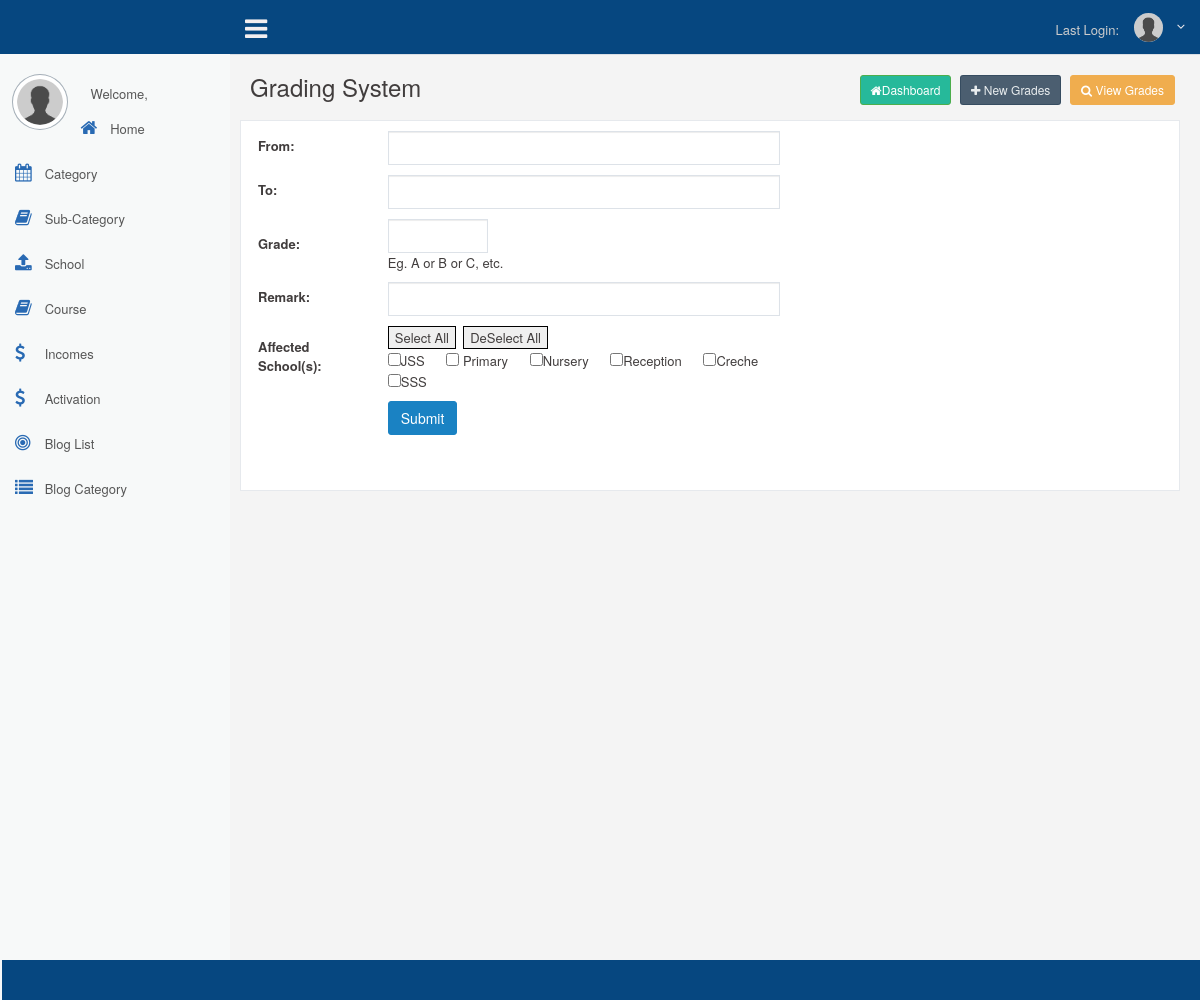
The page /grades?pg=1 (signed in) on the database its author committed.
### tables this page shows
CREATE TABLE `schools` (
  `schoolid` int(11) NOT NULL,
  `school` varchar(50) NOT NULL,
  `regformat` varchar(10) NOT NULL,
  `user` int(11) NOT NULL,
  `xdate` date NOT NULL
);

### grades.php (the view, shortened to what this page needs)
<?php require_once("includes/session.php"); ?>
<?php
	$pg = mysqli_real_escape_string($db, $_GET['pg']);
?>
<?php
	include("header.php");
?>
            <div class="right_col" role="main">
                <div class="">
                    <div class="page-title">
                        <div class="title_left">
                            <h3>Grading System</h3>
                        </div>
                        <div class="title_right">
                            <div class="col-md-12 col-sm-12 col-xs-12 form-group pull-right top_search">
                            	 <a href="dashboard" class="btn btn-sm btn-success"><i class="fa fa-home"></i>Dashboard</a>
                                  <a href="grades?pg=1" class="btn btn-sm btn-dark"><i class="fa fa-plus"></i> New Grades</a>
                                 <a href="grades" class="btn btn-sm btn-warning"><i class="fa fa-search"></i> View Grades</a>
                            </div>
                        </div>
                    </div>
                    <div class="clearfix"></div>
                    <div class="row">
                        <div class="col-md-12 col-sm-12 col-xs-12">
                            <div class="x_panel" >
                              <?php
								if ($pg == 1)
									{
							?> 			 <form method="post" action="?pg=8" name="frmReg" onSubmit="return loginCheck2()" enctype="multipart/form-data">
									<table class="form">
										 <tr>
											<td>
												<label>From:</label>
											</td>
											<td>
												<input type="text" class="form-control" name="sn"/>
											</td>
										</tr>
										<tr>
											<td>
												<label>To:</label>
											</td>
											<td>
												<input type="text" class="form-control" name="on"/>
											</td>
										</tr>
										<tr>
											<td>
												<label>Grade:</label>
											</td>
											<td>
												<input type="text" class="form-control" name="grade" style="width:100px"/> Eg. A or B or C, etc.
											</td>
										</tr>
										<tr>
											<td>
												<label>
													Remark:</label>
											</td>
											<td>
												<input type="text" class="form-control" name="oc"/>
											</td>
										</tr>
										<tr>
											<td>
												<label>Affected School(s):</label>
											</td>
											<td valign="middle">
                                            <input type="button" value="Select All" name="btnsubmit" onClick="fnAll(this.form)" style="border:1px solid black">&nbsp;&nbsp;<input type="button" value="DeSelect All" name="btnsubmit" onClick="fnNotAll(this.form)" style="border:1px solid black"><br>
                                            <?php
												$select_content22=("select * from schools");
												$content_result22= mysqli_query($db, $select_content22) or die(mysqli_error($db));
												$content22 = mysqli_fetch_assoc($content_result22);
												$num_chk22 = mysqli_num_rows ($content_result22);
												if ($num_chk22 > 0){
													do {
											?>
														<input style="border:0px" type="checkbox" name="school[]" value="<?php echo $content22['schoolid']?>"  /><?php echo $content22['school']?> &nbsp;&nbsp;&nbsp;&nbsp;
							<?php
														} while ($content22 = mysqli_fetch_assoc($content_result22));
												}
											?>
											</td>
										</tr>
										<tr>
											<td>
											</td>
											<td>
												<input  type="submit" class="btn btn-primary" value="  Submit  " />
											</td>
										</tr>
									</table>
									</form>
							<?php
									}
							?>
                            </div>
                        </div>
                    </div>
                </div>
               <?php include("includes/footer.php")?>

### assets/css/styles.css (style rules this page uses)
form table tr td { padding-bottom:10px; padding-right:20px; }
form table { width:60%; }

### rows shown on the page
schools: school "JSS"
schools: school "Primary"
schools: school "Nursery"
schools: school "Reception"
schools: school "Creche"
schools: school "SSS"
